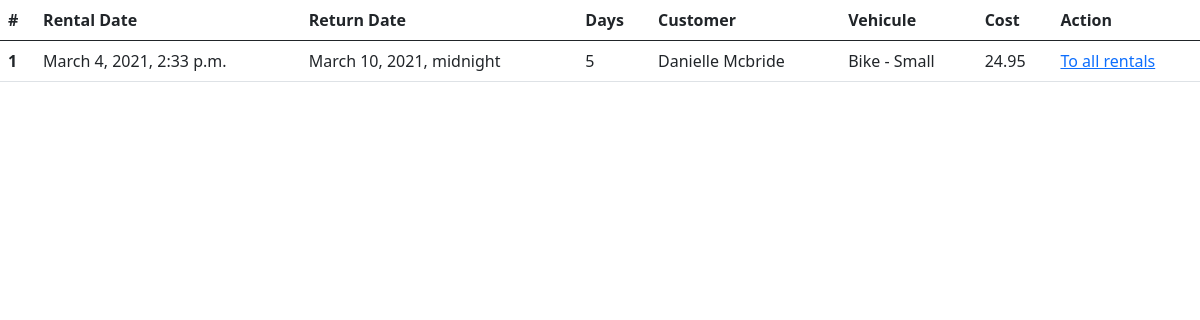
/rental/1, run on the app's committed database.
### rent/models.py (models this page shows, shortened)
class Rental(models.Model):
    rental_date = models.DateTimeField(auto_now_add=True)
    return_date = models.DateTimeField(null=True)
    customer = models.ForeignKey(Customer, on_delete=models.SET_NULL, null=True)
    vehicle = models.ForeignKey(Vehicle, on_delete=models.SET_NULL, null=True)
    def period(self):
        return (self.return_date - self.rental_date).days
    def bill(self):
        days = self.return_date - self.rental_date
        rental_rate = RentalRate.objects.filter(vehicle_type=self.vehicle.vehicle_type, vehicle_size=self.vehicle.size).first()
        cost = days.days * rental_rate.daily_rate
        return round(cost,2)

class Customer(models.Model):
    first_name = models.CharField(max_length=20)
    last_name = models.CharField(max_length=20)
    email = models.EmailField(max_length=254)
    phone_number = models.CharField(max_length=20)
    address = models.CharField(max_length=40)
    city = models.CharField(max_length=30)
    country = models.CharField(max_length=20)
    def __str__(self):
        return f" {self.first_name} {self.last_name}"

class Vehicle(models.Model):
    vehicle_type = models.ForeignKey('VehicleType', on_delete=models.SET_NULL, null=True)
    created_date = models.DateTimeField(auto_now_add=True)
    size = models.ForeignKey('VehicleSize', on_delete=models.SET_NULL, null=True)
    def __str__(self):
        return f"{self.vehicle_type} - {self.size}"

class VehicleType(models.Model):
    name = models.CharField(max_length=20)
    def __str__(self):
        return f"{self.name}"

class VehicleSize(models.Model):
    name = models.CharField(max_length=20)
    def __str__(self):
        return f"{self.name}"

class RentalRate(models.Model):
    daily_rate = models.FloatField(default=0)
    vehicle_type = models.ForeignKey(VehicleType, on_delete=models.SET_NULL, null=True)
    vehicle_size = models.ForeignKey(VehicleSize, on_delete=models.SET_NULL, null=True)

### rent/views.py (the view)
# urls.py: path('rental/<int:id>', views.rental, name='rental'),
def rental(request, id=None):
    if id == None:
        return render(request, 'rentals.html', {'Rentals': Rental.objects.all()})
    else:
        return render(request, 'rental.html', {'Rental': Rental.objects.get(pk=id)})

### rent/templates/rental.html
{% extends 'base.html' %}
{% block content %}
<table class="table table-hover">
    <thead>
      <tr>
        <th scope="col">#</th>
        <th scope="col">Rental Date</th>
        <th scope="col">Return Date</th>
        <th scope="col">Days</th>
        <th scope="col">Customer</th>
        <th scope="col">Vehicule</th>
        <th scope="col">Cost</th>
        <th scope="col">Action</th>
      </tr>
    </thead>
    <tbody>
      <tr>
        <th scope="row">{{Rental.id}}</th>
        <td>{{Rental.rental_date}}</td>
        <td>{{Rental.return_date}}</td>
        <td>{{Rental.period}}</td>
        <td>{{Rental.customer}}</td>
        <td>{{Rental.vehicle}}</td>
        <td>{{Rental.bill}}</td>
        <td><a href="{% url 'rentals'%}">To all rentals</a></td>
      </tr>
    </tbody>
  </table>
{% endblock %}

### data on the page
Rental: id "1", rental_date "March 4, 2021, 2:33 p.m.", return_date "March 10, 2021, midnight", period "5", customer "Danielle Mcbride", vehicle "Bike - Small", bill "24.95"
